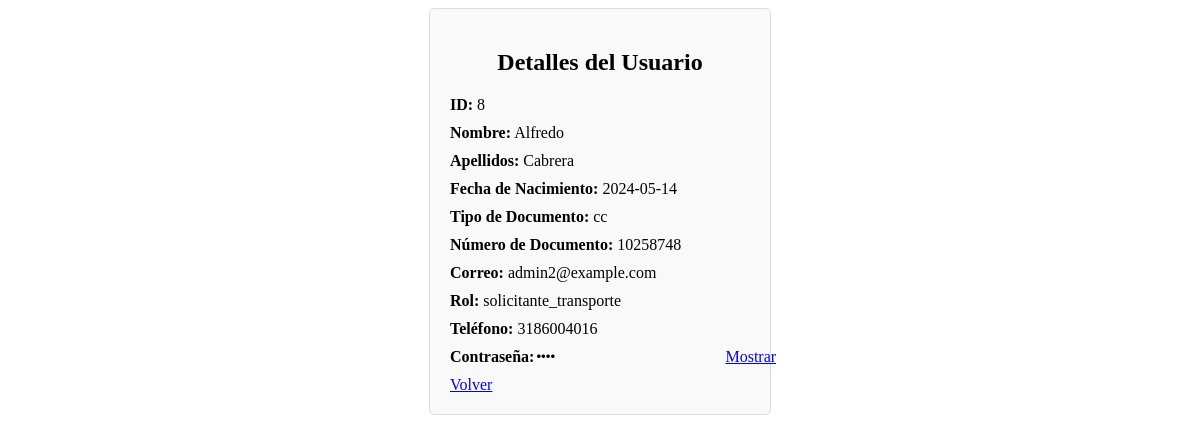
Page /ver_usuario.php?id=8 on the committed database.
### tables this page shows
CREATE TABLE `usuarios` (
  `id` int(11) NOT NULL,
  `nombre` varchar(50) NOT NULL,
  `apellidos` varchar(50) NOT NULL,
  `fecha_nacimiento` date NOT NULL,
  `tipo_documento` enum('cc','ce') NOT NULL,
  `numero_documento` varchar(20) NOT NULL,
  `correo` varchar(100) NOT NULL,
  `rol` enum('administrador','operador_logistico','solicitante_transporte') NOT NULL,
  `contrasena` varchar(255) NOT NULL,
  `telefono` varchar(20) DEFAULT NULL
);

### ver_usuario.php (the view, shortened to what this page needs)
<?php
include 'conexion.php';
if (isset($_GET['id'])) {
    $userId = $_GET['id'];
    $sql = "SELECT * FROM usuarios WHERE id = $userId";
    $result = $conn->query($sql);
    $user = $result->fetch_assoc();
}
?>
<!DOCTYPE html>
<html lang="es">
<head>
</head>
<body>
    <div class="container">
        <h2>Detalles del Usuario</h2>
        <?php if ($user): ?>
            <div class="detail"><strong>ID:</strong> <?php echo $user['id']; ?></div>
            <div class="detail"><strong>Nombre:</strong> <?php echo $user['nombre']; ?></div>
            <div class="detail"><strong>Apellidos:</strong> <?php echo $user['apellidos']; ?></div>
            <div class="detail"><strong>Fecha de Nacimiento:</strong> <?php echo $user['fecha_nacimiento']; ?></div>
            <div class="detail"><strong>Tipo de Documento:</strong> <?php echo $user['tipo_documento']; ?></div>
            <div class="detail"><strong>Número de Documento:</strong> <?php echo $user['numero_documento']; ?></div>
            <div class="detail"><strong>Correo:</strong> <?php echo $user['correo']; ?></div>
            <div class="detail"><strong>Rol:</strong> <?php echo $user['rol']; ?></div>
            <div class="detail"><strong>Teléfono:</strong> <?php echo $user['telefono']; ?></div>
            <div class="detail password-container">
                <strong>Contraseña:</strong>
                <input type="password" id="password" value="<?php echo $user['contrasena']; ?>" readonly>
                <span id="toggle-btn" class="toggle-btn" onclick="togglePassword()">Mostrar</span>
            </div>
        <?php else: ?>
            <p>No se encontró el usuario.</p>
        <?php endif; ?>
        <a href="admin_usuarios.php">Volver</a>
    </div>
</body>
</html>

### ver_usuario.php (style rules this page uses)
.container { width: 300px; margin: auto; padding: 20px; border: 1px solid #ddd; border-radius: 5px; background-color: #f9f9f9; }
h2, h3 { text-align: center; }
.detail { margin-bottom: 10px; }
.password-container { display: flex; align-items: center; }
.password-container input { border: none; background: none; outline: none; }
.toggle-btn { margin-left: 10px; cursor: pointer; color: blue; text-decoration: underline; }

### rows in the picture
usuarios: id "8", nombre "Alfredo", apellidos "Cabrera", fecha_nacimiento "2024-05-14", tipo_documento "cc", numero_documento "10258748", correo "admin2@example.com", rol "solicitante_transporte", telefono "3186004016"
